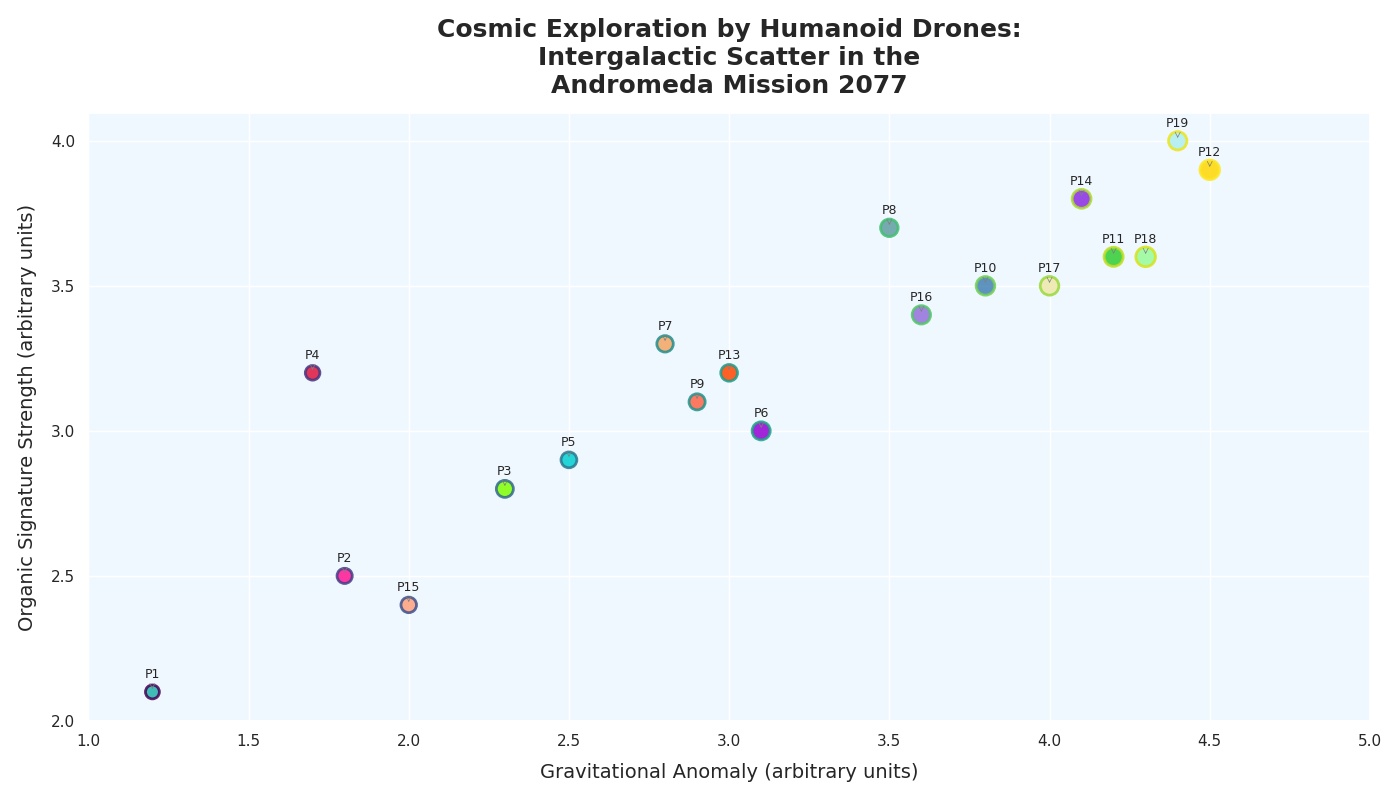

Source code (Python):
import matplotlib.pyplot as plt
import numpy as np
from matplotlib.colors import Normalize
import matplotlib.cm as cm

# Original dataset
gravitational_anomalies = np.array([1.2, 1.8, 2.3, 1.7, 2.5, 3.1, 2.8, 3.5, 2.9, 3.8, 4.2, 4.5, 3.0, 4.1])
organic_signature_strengths = np.array([2.1, 2.5, 2.8, 3.2, 2.9, 3.0, 3.3, 3.7, 3.1, 3.5, 3.6, 3.9, 3.2, 3.8])
sensor_sizes = np.array([100, 120, 150, 110, 130, 170, 140, 160, 135, 180, 190, 200, 145, 185])
colors = np.array(['#20B2AA', '#FF1493', '#7FFF00', '#DC143C', '#00CED1',
                   '#9400D3', '#F4A460', '#5F9EA0', '#FF6347', '#4682B4',
                   '#32CD32', '#FFD700', '#FF4500', '#8A2BE2'])

# Additional data series
additional_grav_anomalies = np.array([2.0, 3.6, 4.0, 4.3, 4.4])
additional_org_sig_strengths = np.array([2.4, 3.4, 3.5, 3.6, 4.0])
additional_sensor_sizes = np.array([125, 175, 180, 200, 175])
additional_colors = np.array(['#FFA07A', '#9370DB', '#EEE8AA', '#98FB98', '#AFEEEE'])

# Combine original and additional data
gravitational_anomalies = np.concatenate((gravitational_anomalies, additional_grav_anomalies))
organic_signature_strengths = np.concatenate((organic_signature_strengths, additional_org_sig_strengths))
sensor_sizes = np.concatenate((sensor_sizes, additional_sensor_sizes))
colors = np.concatenate((colors, additional_colors))

norm = Normalize(vmin=min(gravitational_anomalies), vmax=max(gravitational_anomalies))
cmap = cm.viridis

plt.figure(figsize=(14, 8))
plt.scatter(gravitational_anomalies, organic_signature_strengths, s=sensor_sizes, c=colors, 
            alpha=0.85, edgecolors=cmap(norm(gravitational_anomalies)), linewidth=2, zorder=2)

plt.gca().set_facecolor('#f0f8ff')

plt.title("Cosmic Exploration by Humanoid Drones:\nIntergalactic Scatter in the\nAndromeda Mission 2077", fontsize=18, fontweight='bold', y=1.02)
plt.xlabel("Gravitational Anomaly (arbitrary units)", fontsize=14, labelpad=10)
plt.ylabel("Organic Signature Strength (arbitrary units)", fontsize=14, labelpad=10)

plt.gca().spines['left'].set_linewidth(1.5)
plt.gca().spines['bottom'].set_linewidth(1.5)

for i in range(len(gravitational_anomalies)):
    plt.annotate(f'P{i+1}', 
                 (gravitational_anomalies[i], organic_signature_strengths[i]), 
                 textcoords="offset points", xytext=(0,10), ha='center', fontsize=9,
                 arrowprops=dict(arrowstyle='->', lw=0.5, color='gray'))

plt.xticks(np.arange(1, 5.5, 0.5))
plt.yticks(np.arange(2, 4.5, 0.5))

plt.tight_layout()
plt.show()
